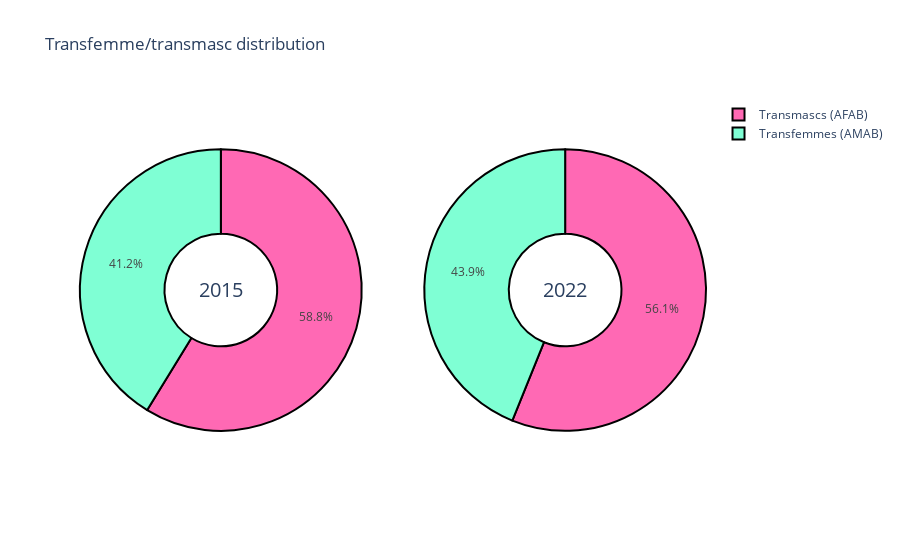

The cell this chart's notebook holds for it:
### Code cell
# transfemmes vs transmascs ratio per year

direction_labels = ["Transfemmes (AMAB)", "Transmascs (AFAB)"]

direction_fig = make_subplots(rows=1, cols=2, specs=[[
    {'type':'domain'}, {'type':'domain'}
]])

direction_fig.add_trace(go.Pie(
    labels=direction_labels, 
    values=directions_df[2015], 
    hole=0.4, 
    title="2015", 
    titlefont={
        "size":20
    }
), 1, 1)
direction_fig.add_trace(go.Pie(
    labels=direction_labels, 
    values=directions_df[2022], 
    hole=0.4, 
    title="2022", 
    titlefont={
        "size":20
    }
), 1, 2)

colours = ['aquamarine', 'hotpink'] 

direction_fig.update_traces(hoverinfo="label+percent", # to update what is shown on hover info!
                  textinfo='percent',
                  marker=dict(colors=colours, line=dict(color='#000000', width=2))) # changing colours & adding outline o.o

direction_fig.update_layout(title="Transfemme/transmasc distribution")

direction_fig.show()

### Figure 1 — Plotly figure (JSON) as saved in the notebook; plotly's stock layout.template omitted (floating-point values rounded to 4 significant figures)
{"data": [{"domain": {"x": [0, 0.45], "y": [0, 1]}, "hole": 0.4, "hoverinfo": "label+percent", "labels": ["Transfemmes (AMAB)", "Transmascs (AFAB)"], "marker": {"colors": ["aquamarine", "hotpink"], "line": {"color": "#000000", "width": 2}}, "textinfo": "percent", "title": {"font": {"size": 20}, "text": "2015"}, "type": "pie", "values": [41.24, 58.76]}, {"domain": {"x": [0.55, 1], "y": [0, 1]}, "hole": 0.4, "hoverinfo": "label+percent", "labels": ["Transfemmes (AMAB)", "Transmascs (AFAB)"], "marker": {"colors": ["aquamarine", "hotpink"], "line": {"color": "#000000", "width": 2}}, "textinfo": "percent", "title": {"font": {"size": 20}, "text": "2022"}, "type": "pie", "values": [43.88, 56.12]}], "layout": {"title": {"text": "Transfemme/transmasc distribution"}}}
